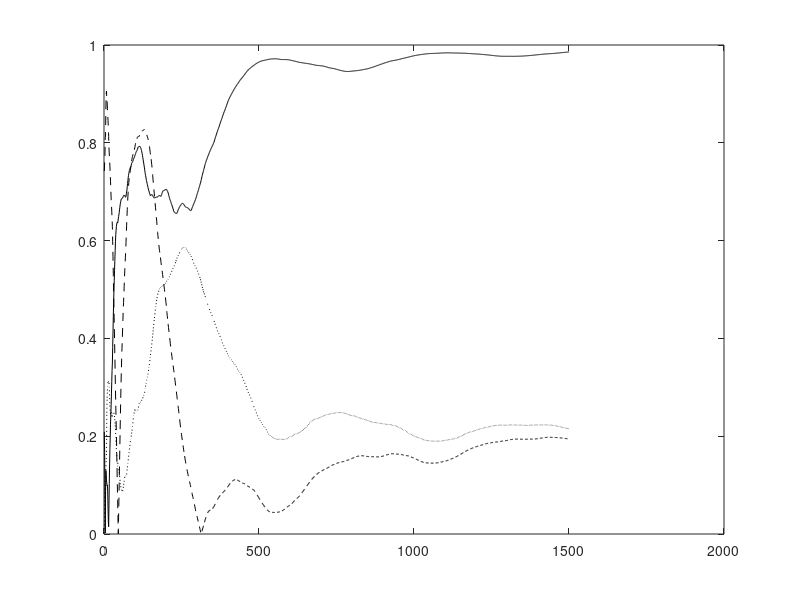

The MATLAB script that drew this image: (Note: this script raises an error after producing the figure.)
% This code is written to support the experiments in the book titled:
% Adaptive Machine Learning Algorithms with Python
% by
% Chanchal Chatterjee
% December 2021
% Adaptive SVD AL1 Algorithm 

function SVDAL1();

clear all;
close all;

% Number of samples N and dimension D
eta0 = 200;
nSamples = 500;
nDim1 = 5;
nDim2 = 7;
nEpochs = 3;
randn('state',0);

% Generate the x random vectors
for i = 1 : nSamples
   for j = 1 : nDim1
      x(j,i) = (20 - 2*j) * randn;
   end
end
meanX = zeros(nDim1,1);
for i = 1 : nSamples
   meanX = meanX + x(:,i)/nSamples;
end
for i = 1 : nSamples
   x(:,i) = x(:,i) - meanX;
end

% Generate the y random vectors
for i = 1 : nSamples
   for j = 1 : nDim2
      y(j,i) = 3*randn;
   end
end
meanY = zeros(nDim2,1);
for i = 1 : nSamples
   meanY = meanY + y(:,i)/nSamples;
end
for i = 1 : nSamples
   y(:,i) = y(:,i) - meanY;
end

% Generate the Atrue matrix
Ctrue = zeros(nDim1,nDim2);
for i = 1 : nSamples
   Ctrue = Ctrue + x(:,i)*y(:,i)'/nSamples;
end

% Compute the true eigenvectors and eigenvalues
[U,D,V] = svd(Ctrue);
U
V
diag(D)'

% Run the adaptive algorithm
C  = zeros(nDim1,nDim2);
Z1 = zeros(nDim1,nDim1);
Z2 = zeros(nDim2,nDim2);
A  = zeros(nDim1+nDim2,nDim1+nDim2);
W  = 0.1 * ones(nDim1+nDim2,nDim2);

I  = eye(nDim2,nDim2);
mu = 2;

for epoch = 1 : nEpochs
   for iter = 1 : nSamples
      Ck = x(:,iter) * y(:,iter)';
      C = C + (1.0/(nSamples*(epoch-1) + iter))*(Ck - C);
      A = [Z1,C;C',Z2];
      etat = 1.0/(eta0 + nSamples*(epoch-1) + iter);
      
      W = W + etat*(A*W - 0.5*W*triu(W'*A*W) - mu*W*triu(W'*W - 2*I));
      
      U1 = W(1:nDim1,1:nDim1);
      for i = 1 : nDim1
        a = norm(U1(:,i));
   		U1(:,i) = U1(:,i)/a;
      end
      V1 = W(nDim1+1:nDim1+nDim2,1:nDim2);
      for i = 1 : nDim2
        a = norm(V1(:,i));
   		V1(:,i) = V1(:,i)/a;
      end
      cos_t1(:,nSamples*(epoch-1) + iter) = abs(diag(U1'*U));
      cos_t2(:,nSamples*(epoch-1) + iter) = abs(diag(V1'*V));
   end
end

% Check the final norms
U1 = W(1:nDim1,1:nDim1);
U1byNorm = U1*sqrt(inv(diag(diag(U1'*U1))));
for i = 1 : nDim1
   UNorm(i) = norm(U1(:,i));
end
V1 = W(nDim1+1:nDim1+nDim2,1:nDim2);
V1byNorm = V1*sqrt(inv(diag(diag(V1'*V1))));
for i = 1 : nDim2
   VNorm(i) = norm(V1(:,i));
end
UNorm
VNorm
U1byNorm
V1byNorm
dd = diag(U1byNorm'*C*V1byNorm);
dd'

for iter = 1 : nSamples*nEpochs
   ind(iter) = iter;
end

if (1)

% Plot the convergence results
figure(1);
plot(ind,cos_t1(1,:),'k-'); hold on;
plot(ind,cos_t1(2,:),'k:'); hold on;
plot(ind,cos_t1(3,:),'k--'); hold on;
legend('Component1 of U','Component2 of U','Component3 of U',0);
xlabel('Number of Samples');
ylabel('Direction Cosines for Components of U');
hold off;

% Plot the convergence results
figure(2);
plot(ind,cos_t2(1,:),'k-'); hold on;
plot(ind,cos_t2(2,:),'k:'); hold on;
plot(ind,cos_t2(3,:),'k--'); hold on;
legend('Component1 of V','Component2 of V','Component3 of V',0);
xlabel('Number of Samples');
ylabel('Direction Cosines for Components of V');
hold off;


else

plot(ind,cos_t1(1,:),'k-'); hold on;
plot(ind,cos_t1(2,:),'k:');
plot(ind,cos_t1(3,:),'k-.');
plot(ind,cos_t1(4,:),'k--');

plot(ind,cos_t2(1,:),'r-');
plot(ind,cos_t2(2,:),'r:');
plot(ind,cos_t2(3,:),'r-.');
plot(ind,cos_t2(4,:),'r--');
hold off;

end




  
